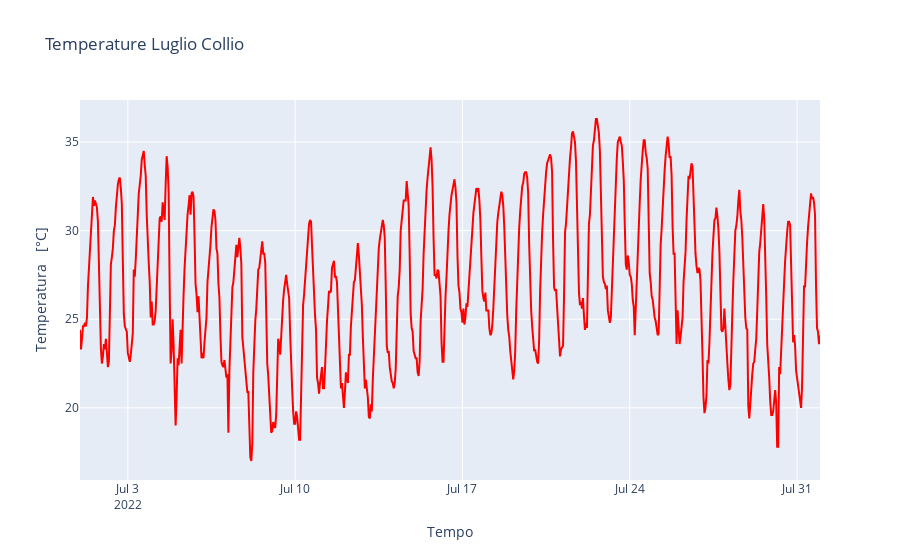

Notebook code cell kept with this figure:
### Code cell
import pandas as pd
import plotly.express as px
df2 = pd.read_csv('airT_1.csv',skiprows=6, sep=',', parse_dates=[0], na_values=-9999,usecols=[1,2])
df2.columns = ['Tempo','Temperatura \n [°C]']
fig = px.line(df2, x='Tempo', y='Temperatura \n [°C]', title='Temperature mese di Luglio Collio')
fig.update_traces(line_color='red')
fig.show()

### Figure 1 — Plotly figure (JSON) as saved in the notebook; plotly's stock layout.template omitted (floating-point values rounded to 4 significant figures; data arrays with more than 128 entries replaced by an {"elided": "..."} marker saying what was removed)
{"data": [{"hovertemplate": "Tempo=%{x}<br>Temperatura \n [°C]=%{y}<extra></extra>", "legendgroup": "", "line": {"color": "red", "dash": "solid"}, "marker": {"symbol": "circle"}, "mode": "lines", "name": "", "orientation": "v", "showlegend": false, "type": "scatter", "x": {"elided": "744 str values"}, "xaxis": "x", "y": {"elided": "744 float values"}, "yaxis": "y"}], "layout": {"autosize": true, "legend": {"tracegroupgap": 0}, "title": {"text": "Temperature Luglio Collio"}, "xaxis": {"anchor": "y", "autorange": true, "domain": [0, 1], "range": ["2022-07-01", "2022-07-31 23:00"], "title": {"text": "Tempo"}, "type": "date"}, "yaxis": {"anchor": "x", "autorange": true, "domain": [0, 1], "range": [15.93, 37.37], "title": {"text": "Temperatura \n [°C]"}, "type": "linear"}}}
